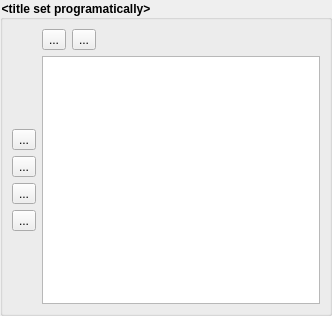
<?xml version="1.0" encoding="UTF-8"?>
<ui version="4.0">
 <class>Form</class>
 <widget class="QWidget" name="Form">
  <property name="geometry">
   <rect>
    <x>0</x>
    <y>0</y>
    <width>332</width>
    <height>316</height>
   </rect>
  </property>
  <property name="windowTitle">
   <string>Form</string>
  </property>
  <property name="styleSheet">
   <string notr="true">QGroupBox
{
    font-weight: bold;
}</string>
  </property>
  <layout class="QVBoxLayout" name="verticalLayout_4">
   <property name="spacing">
    <number>0</number>
   </property>
   <property name="margin">
    <number>0</number>
   </property>
   <item>
    <widget class="QGroupBox" name="groupBox">
     <property name="title">
      <string>&lt;title set programatically&gt;</string>
     </property>
     <property name="flat">
      <bool>false</bool>
     </property>
     <property name="checkable">
      <bool>false</bool>
     </property>
     <layout class="QGridLayout" name="gridLayout">
      <item row="0" column="1">
       <layout class="QHBoxLayout" name="horizontalLayout_2">
        <item>
         <widget class="QToolButton" name="toolButton_add_routines">
          <property name="toolTip">
           <string>Add analysis routine(s)</string>
          </property>
          <property name="text">
           <string>...</string>
          </property>
          <property name="icon">
           <iconset resource="../../Anaconda/Lib/site-packages/qtutils/icons/icons.qrc">
            <normaloff>:/qtutils/fugue/plus.png</normaloff>:/qtutils/fugue/plus.png</iconset>
          </property>
         </widget>
        </item>
        <item>
         <widget class="QToolButton" name="toolButton_remove_routines">
          <property name="toolTip">
           <string>Remove selected analysis routine(s)</string>
          </property>
          <property name="text">
           <string>...</string>
          </property>
          <property name="icon">
           <iconset resource="../../Anaconda/Lib/site-packages/qtutils/icons/icons.qrc">
            <normaloff>:/qtutils/fugue/minus.png</normaloff>:/qtutils/fugue/minus.png</iconset>
          </property>
         </widget>
        </item>
        <item>
         <spacer name="horizontalSpacer_2">
          <property name="orientation">
           <enum>Qt::Horizontal</enum>
          </property>
          <property name="sizeHint" stdset="0">
           <size>
            <width>40</width>
            <height>20</height>
           </size>
          </property>
         </spacer>
        </item>
       </layout>
      </item>
      <item row="1" column="0">
       <layout class="QVBoxLayout" name="verticalLayout">
        <item>
         <spacer name="verticalSpacer">
          <property name="orientation">
           <enum>Qt::Vertical</enum>
          </property>
          <property name="sizeHint" stdset="0">
           <size>
            <width>20</width>
            <height>40</height>
           </size>
          </property>
         </spacer>
        </item>
        <item>
         <widget class="QToolButton" name="toolButton_move_to_top">
          <property name="text">
           <string>...</string>
          </property>
          <property name="icon">
           <iconset resource="../../Anaconda/Lib/site-packages/qtutils/icons/icons.qrc">
            <normaloff>:/qtutils/fugue/arrow-stop-090.png</normaloff>:/qtutils/fugue/arrow-stop-090.png</iconset>
          </property>
         </widget>
        </item>
        <item>
         <widget class="QToolButton" name="toolButton_move_up">
          <property name="text">
           <string>...</string>
          </property>
          <property name="icon">
           <iconset resource="../../Anaconda/Lib/site-packages/qtutils/icons/icons.qrc">
            <normaloff>:/qtutils/fugue/arrow-090.png</normaloff>:/qtutils/fugue/arrow-090.png</iconset>
          </property>
         </widget>
        </item>
        <item>
         <widget class="QToolButton" name="toolButton_move_down">
          <property name="text">
           <string>...</string>
          </property>
          <property name="icon">
           <iconset resource="../../Anaconda/Lib/site-packages/qtutils/icons/icons.qrc">
            <normaloff>:/qtutils/fugue/arrow-270.png</normaloff>:/qtutils/fugue/arrow-270.png</iconset>
          </property>
         </widget>
        </item>
        <item>
         <widget class="QToolButton" name="toolButton_move_to_bottom">
          <property name="text">
           <string>...</string>
          </property>
          <property name="icon">
           <iconset resource="../../Anaconda/Lib/site-packages/qtutils/icons/icons.qrc">
            <normaloff>:/qtutils/fugue/arrow-stop-270.png</normaloff>:/qtutils/fugue/arrow-stop-270.png</iconset>
          </property>
         </widget>
        </item>
        <item>
         <spacer name="verticalSpacer_2">
          <property name="orientation">
           <enum>Qt::Vertical</enum>
          </property>
          <property name="sizeHint" stdset="0">
           <size>
            <width>20</width>
            <height>40</height>
           </size>
          </property>
         </spacer>
        </item>
       </layout>
      </item>
      <item row="1" column="1">
       <widget class="TreeView" name="treeView">
        <property name="autoScroll">
         <bool>false</bool>
        </property>
        <property name="alternatingRowColors">
         <bool>true</bool>
        </property>
        <property name="selectionMode">
         <enum>QAbstractItemView::ExtendedSelection</enum>
        </property>
        <property name="verticalScrollMode">
         <enum>QAbstractItemView::ScrollPerPixel</enum>
        </property>
        <property name="horizontalScrollMode">
         <enum>QAbstractItemView::ScrollPerPixel</enum>
        </property>
        <property name="indentation">
         <number>0</number>
        </property>
       </widget>
      </item>
     </layout>
    </widget>
   </item>
  </layout>
 </widget>
 <customwidgets>
  <customwidget>
   <class>TreeView</class>
   <extends>QTreeView</extends>
   <header>qtutils/widgets.h</header>
  </customwidget>
 </customwidgets>
 <resources>
  <include location="../../Anaconda/Lib/site-packages/qtutils/icons/icons.qrc"/>
 </resources>
 <connections/>
</ui>
